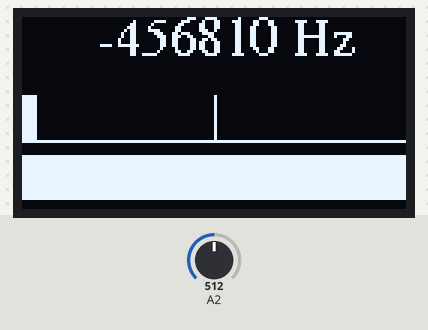
The sketch below on a simulated Arduino Uno, built with avr-gcc and run on an emulated ATmega328P. On the bench: 128×64 one-colour display. The test bench sets the inputs (shaded band); at power-on: A2 = 512. What the sketch prints to the serial monitor is not drawn.

Above: at 2.2 s.
2.3 s: A2 set to 309
At 2.8 s:
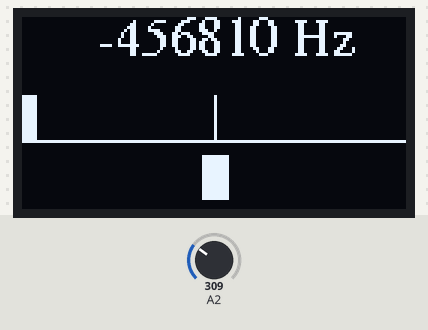
3.8 s: A2 set to 282
At 5.0 s:
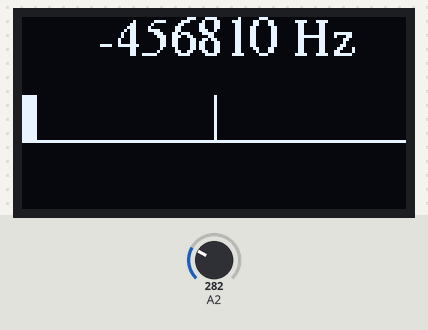
5.3 s: A2 set to 306
At 6.3 s:
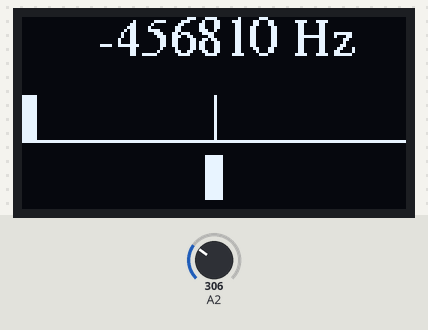
Timing chart, 0 to 8.3 s (numbered marks = the images above; inputs shaded):
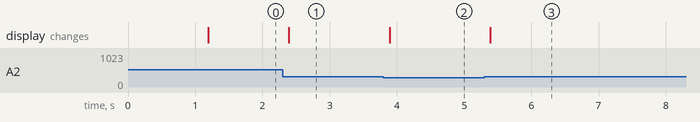

The sketch:

16000000.ino
```cpp
#include <Wire.h>
#include <Adafruit_GFX.h>
#include <Adafruit_SSD1306.h>
#include <Fonts/FreeSerif9pt7b.h>
#include <FreqCount.h>
#include <math.h>

const int SCREEN_WIDTH=128; // OLED display width, in pixels
const int SCREEN_HEIGHT=64; // OLED display height, in pixels
const int first_string=12;  //first string on LCD
const int second_string=41;  //second string on LCD

Adafruit_SSD1306 display(SCREEN_WIDTH, SCREEN_HEIGHT, &Wire, -1); // Declaration for an SSD1306 display connected to I2C (SDA, SCL pins)


void setup() {

  pinMode(A2, INPUT);
  Serial.begin(115200);

  if(!display.begin(SSD1306_SWITCHCAPVCC, 0x3C)) {
    Serial.println("SSD1306 allocation failed");
    for(;;);
  }


  display.setFont(&FreeSerif9pt7b);
  display.clearDisplay();
  display.setTextSize(1);
  display.setTextColor(WHITE);
  display.setCursor(0,first_string);
  display.println("RUN HVK OS...");
  display.display();
  delay(1000);
  display.clearDisplay();

  FreqCount.begin(100);


}

void loop() {

  if (FreqCount.available()) {
    unsigned long count = FreqCount.read();
    //long freq=(count-45750)*10;    //MY
    long freq=(count-45681)*10;     //HVK
    //long freq=count; //debug
    int v=(fmax(0,analogRead(A2)-300));

    display.fillRect(0, 0, SCREEN_WIDTH, SCREEN_HEIGHT, BLACK);
    display.setCursor(25,first_string);
    display.print(freq);
    display.print(" Hz");

    display.drawLine(0, second_string,0+SCREEN_WIDTH,second_string, WHITE);
    display.drawLine(SCREEN_WIDTH/2, second_string,SCREEN_WIDTH/2,second_string-15, WHITE);

    long freq_lim=freq;
    if(freq_lim>980)freq_lim=980;
    if(freq_lim<-980)freq_lim=-980;

    display.fillRect(int(SCREEN_WIDTH/2-2+freq_lim*64/1000),second_string-15,5,15,WHITE);

    display.fillRect(SCREEN_WIDTH/2-v/2,second_string+5,v,15,WHITE);


    display.display();


    Serial.print(v);
    if(v>0){
        Serial.print(":");
        Serial.print(freq);
    }
    Serial.println("");


  }
}
```

Measured:
- after the input at 2.3 s, the display: changes after 0.09 s (image 1)
- after the input at 3.8 s, the display: changes after 0.09 s (image 2)
- after the input at 5.3 s, the display: changes after 0.09 s (image 3)
